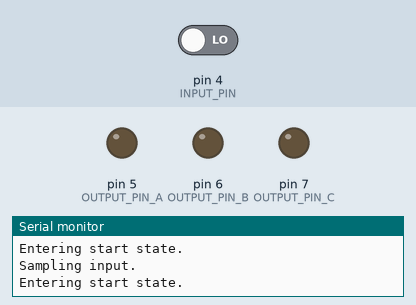
This sketch was run on a simulated Arduino Uno, built with avr-gcc and run on an emulated ATmega328P. On the bench: output pins drawn as LEDs (lit = HIGH), the last lines printed to the serial monitor. Dashed ring = blinking. The inputs (shaded band) are chosen by the test bench; at power-on: pin 4 (INPUT_PIN) LOW.

Above: at 3.8 s.
3.9 s: pin 4 (INPUT_PIN) driven HIGH
At 4.7 s:
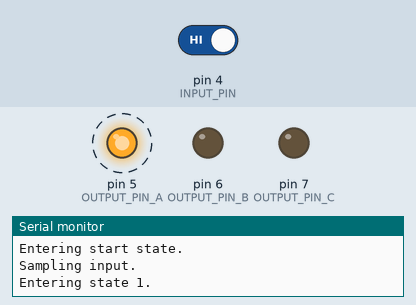
8.1 s: pin 4 (INPUT_PIN) driven LOW
At 9.7 s:
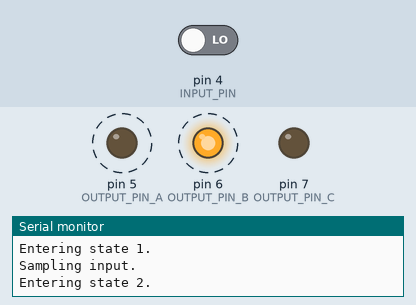
Timing chart, 0 to 18.3 s (numbered marks = the images above; inputs shaded):
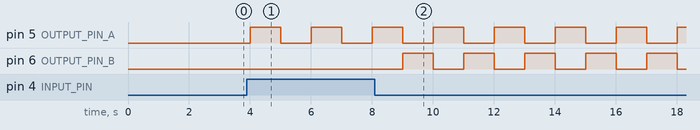

The sketch:

FSM.ino
```cpp
/*
 * Arduino program to demonstrate a simple finite state machine program structure.
 * Carlos Castellanos | 2020 | ccastellanos.com
 *
 * with some code borrowed from Garth Zeglin: https://www.cs.cmu.edu/~garthz/
 *
 * Given the number of outputs, this example could be extended to encompass many more states
 */


const int INPUT_PIN = 4;
const int OUTPUT_PIN_A = 5;
const int OUTPUT_PIN_B = 6;
const int OUTPUT_PIN_C = 7;

// Define the name for each state, and an index variable to represent the
// current state.
enum state_name_t { START=0, STATE1, STATE2, STATE3, STATE4 } state_index;

void setup()
{
  // initialize the Serial port
  Serial.begin(9600);

  // configure our inputs & outputs
  pinMode(INPUT_PIN, INPUT);
  pinMode(OUTPUT_PIN_A, OUTPUT);
  pinMode(OUTPUT_PIN_B, OUTPUT);
  pinMode(OUTPUT_PIN_C, OUTPUT);

  // initialize the state machine
  state_index = START;
}

/****************************************************************/
// Standard Arduino polling function.

// This demonstrates a conventional switch-case structure for representing a
// finite state machine as an Arduino program. The current state is represented
// as the value of the state_index variable. Note that this structure allows
// for easily evaluating other subroutines or state machines concurrently with
// this one, as the execution passes through the loop() function on each
// iteration.

void loop()
{
  // select the code block corresponding to the state to generate the appropriate outputs for the state
  switch( state_index) {

  case START:
    Serial.println("Entering start state.");
    digitalWrite(OUTPUT_PIN_A, LOW);
    digitalWrite(OUTPUT_PIN_B, LOW);
    digitalWrite(OUTPUT_PIN_C, LOW);
    break;

  case STATE1:
    Serial.println("Entering state 1.");
    digitalWrite(OUTPUT_PIN_A, HIGH);
    digitalWrite(OUTPUT_PIN_B, LOW);
    digitalWrite(OUTPUT_PIN_C, LOW);
    break;

  case STATE2:
    Serial.println("Entering state 2.");
    digitalWrite(OUTPUT_PIN_A, LOW);
    digitalWrite(OUTPUT_PIN_B, HIGH);
    digitalWrite(OUTPUT_PIN_C, LOW);
    break;

  case STATE3:
    Serial.println("Entering state 3.");
    digitalWrite(OUTPUT_PIN_A, LOW);
    digitalWrite(OUTPUT_PIN_B, LOW);
    digitalWrite(OUTPUT_PIN_C, HIGH);
    break;

  case STATE4:
    Serial.println("Entering state 4.");
    digitalWrite(OUTPUT_PIN_A, HIGH);
    digitalWrite(OUTPUT_PIN_B, HIGH);
    digitalWrite(OUTPUT_PIN_C, HIGH);
    break;
  }

  delay(1000);
  Serial.println("Sampling input.");
  int input = digitalRead( INPUT_PIN );

  // select the code block corresponding to the current state to evaluate the next input
  switch(state_index) {

  case START:
    if (input) state_index = STATE1;
    else state_index = START;
    break;

  case STATE1:
    if (input) state_index = START;
    else state_index = STATE2;
    break;

  case STATE2:
    if (input) state_index = STATE3;
    else state_index = STATE1;
    break;

  case STATE3:
    if (input) state_index = STATE4;
    else state_index = STATE2;
    break;

  case STATE4:
    if (input) state_index = STATE4;
    else state_index = START;
    break;
  }
}    
```

Measured:
- after the input at 3.9 s, pin 5 (OUTPUT_PIN_A): alternates HIGH for 1.0 s and LOW for 1.0 s, starting after 0.10 s
- after the input at 8.1 s, pin 6 (OUTPUT_PIN_B): alternates HIGH for 1.0 s and LOW for 1.0 s, starting after 0.90 s
